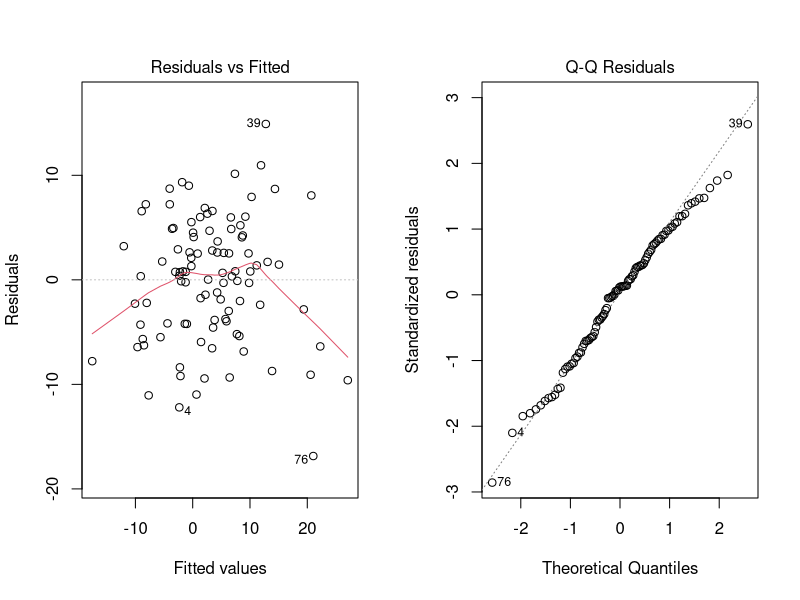
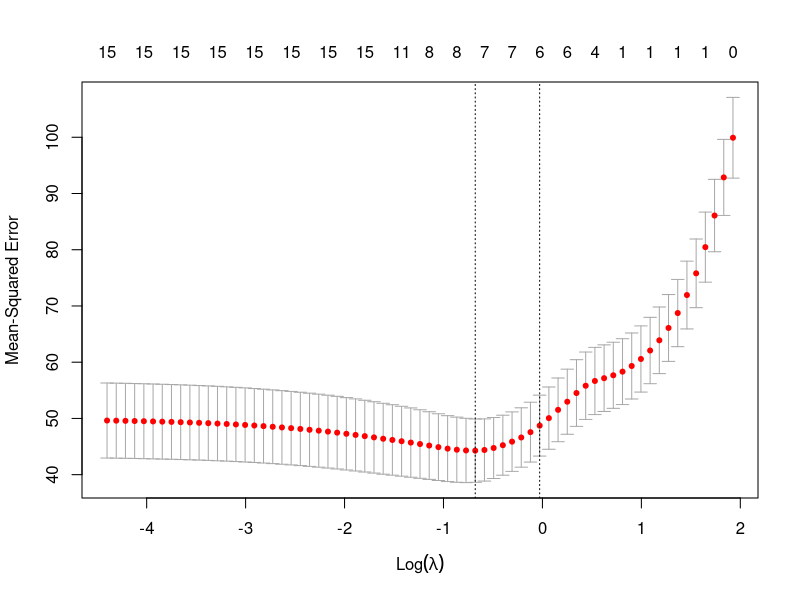
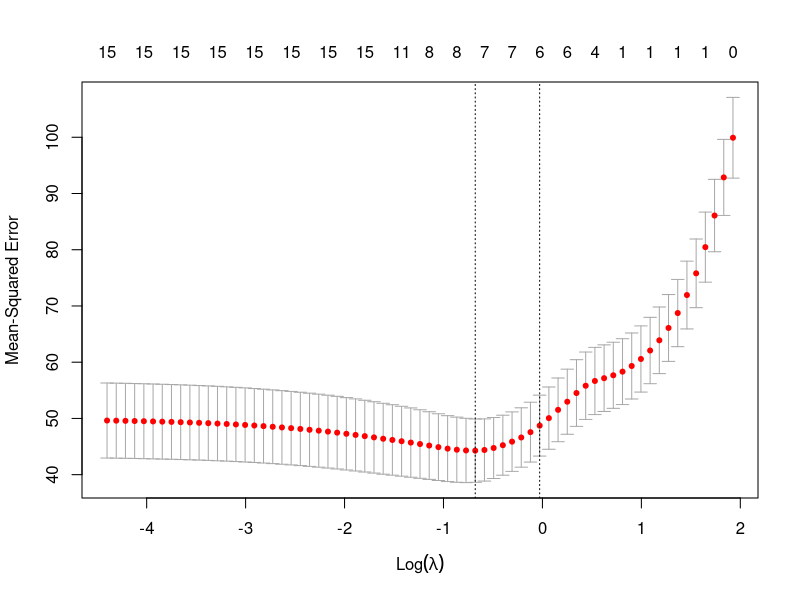

Source code (R) for these figures, in order:
## ---- chunk 1
setwd("C:/Users/n01654025/Downloads/STA6166/Final_project")
# Import the tab-delimited data as a data frame
data <- read.delim("STA6166_final_project_data.tsv", header = TRUE, sep = "\t")
library(lmtest)
library(leaps)
library(glmnet)
## ---- chunk 2
# Fit the full regression model
full_model <- lm(Y ~ ., data = data)
# Display regression results
summary(full_model)
## ---- chunk 3
# Refit the full model, as in the original script
full_model <- lm(Y ~ ., data = data)
# Perform the Breusch-Pagan test
bp_result <- bptest(full_model)
print(bp_result)
# Extract test statistic, p-value, and degrees of freedom
bp_result$statistic
bp_result$p.value
bp_result$parameter
## ---- chunk 4
full_model <- lm(Y ~ ., data = data)
# Extract OLS residuals
res <- residuals(full_model)
# Perform Shapiro-Wilk test
shapiro_result <- shapiro.test(res)
print(shapiro_result)
# Extract test statistic and p-value
shapiro_result$statistic
shapiro_result$p.value
## ---- chunk 5
full_model <- lm(Y ~ ., data = data)
# Display two plots side by side
par(mfrow = c(1, 2))
# (a) Residuals versus fitted values
plot(full_model, which = 1)
# (b) Normal Q-Q plot
plot(full_model, which = 2)
# Restore plotting layout
par(mfrow = c(1, 1))
## ---- chunk 6
full_model <- lm(Y ~ ., data = data)
null_model <- lm(Y ~ 1, data = data)
N <- nrow(data)
## ---- chunk 7
forward_AIC <- step(null_model,
  scope = list(lower = formula(null_model), upper = formula(full_model)),
  direction = "forward",
  k = 2, trace = 0)
summary(forward_AIC)
formula(forward_AIC)
AIC(forward_AIC)
## ---- chunk 8
backward_AIC <- step(full_model, direction = "backward", k = 2, trace = 0)
summary(backward_AIC)
formula(backward_AIC)
AIC(backward_AIC)
## ---- chunk 9
stepwise_AIC <- step(null_model,
  scope = list(lower = formula(null_model), upper = formula(full_model)),
  direction = "both",
  k = 2, trace = 0)
summary(stepwise_AIC)
formula(stepwise_AIC)
AIC(stepwise_AIC)
## ---- chunk 10
forward_BIC <- step(null_model,
  scope = list(lower = formula(null_model), upper = formula(full_model)),
  direction = "forward",
  k = log(N), trace = 0)
summary(forward_BIC)
formula(forward_BIC)
BIC(forward_BIC)
## ---- chunk 11
backward_BIC <- step(full_model, direction = "backward", k = log(N), trace = 0)
summary(backward_BIC)
formula(backward_BIC)
BIC(backward_BIC)
## ---- chunk 12
stepwise_BIC <- step(null_model,
  scope = list(lower = formula(null_model), upper = formula(full_model)),
  direction = "both",
  k = log(N), trace = 0)
summary(stepwise_BIC)
formula(stepwise_BIC)
BIC(stepwise_BIC)
## ---- chunk 13
forward_Cp <- regsubsets(Y ~ ., data = data, nvmax = 15, method = "forward")
results <- summary(forward_Cp)
# Select the model with minimum Cp
best_size <- which.min(results$cp)
# Selected coefficients, Cp, and predictor names
coef(forward_Cp, id = best_size)
results$cp[best_size]
names(coef(forward_Cp, id = best_size))[-1]
## ---- chunk 14
backward_Cp <- regsubsets(Y ~ ., data = data, nvmax = 15, method = "backward")
results <- summary(backward_Cp)
# Select the model with minimum Cp
best_size <- which.min(results$cp)
# Selected coefficients, Cp, and predictor names
coef(backward_Cp, id = best_size)
results$cp[best_size]
names(coef(backward_Cp, id = best_size))[-1]
## ---- chunk 15
stepwise_custom <- function(data, criterion = "Cp") {
  predictors <- setdiff(names(data), "Y")
  N <- nrow(data)
  # Full model for estimating residual variance
  full <- lm(Y ~ ., data = data)
  sigma2_full <- sum(resid(full)^2) / df.residual(full)
  TSS <- sum((data$Y - mean(data$Y))^2)
  # Score a candidate model
  evaluate <- function(vars) {
    f <- reformulate(vars, response = "Y")
    fit <- lm(f, data = data)
    RSS <- sum(resid(fit)^2)
    p <- length(coef(fit)) # Includes intercept
    if (criterion == "Cp") {
      score <- RSS / sigma2_full - N + 2 * p
    } else if (criterion == "adjR2") {
      score <- 1 - (RSS / (N - p)) / (TSS / (N - 1))
    } else {
      stop("Criterion must be Cp or adjR2")
    }
    score
  }
  # Start with intercept-only model
  selected <- character(0)
  current_score <- evaluate(selected)
  repeat {
    remaining <- setdiff(predictors, selected)
    # Candidate additions
    add_models <- lapply(remaining, function(v) c(selected, v))
    # Candidate removals
    remove_models <- lapply(selected, function(v) setdiff(selected, v))
    candidates <- c(add_models, remove_models)
    if (length(candidates) == 0) break
    scores <- vapply(candidates, evaluate, numeric(1))
    if (criterion == "Cp") {
      best <- which.min(scores)
      improved <- scores[best] < current_score - 1e-10
    } else {
      best <- which.max(scores)
      improved <- scores[best] > current_score + 1e-10
    }
    if (!improved) break
    selected <- candidates[[best]]
    current_score <- scores[best]
  }
  final_model <- lm(reformulate(selected, response = "Y"), data = data)
  list(model = final_model, selected = selected,
       criterion_value = current_score)
}
## ---- chunk 16
stepwise_Cp <- stepwise_custom(data = data, criterion = "Cp")
summary(stepwise_Cp$model)
formula(stepwise_Cp$model)
# Selected predictors and final Cp
stepwise_Cp$selected
stepwise_Cp$criterion_value
## ---- chunk 17
forward_adjR2 <- regsubsets(Y ~ ., data = data, nvmax = 15, method = "forward")
results <- summary(forward_adjR2)
# Choose the largest adjusted R-squared
best_size <- which.max(results$adjr2)
coef(forward_adjR2, id = best_size)
results$adjr2[best_size]
names(coef(forward_adjR2, id = best_size))[-1]
## ---- chunk 18
backward_adjR2 <- regsubsets(Y ~ ., data = data, nvmax = 15, method = "backward")
results <- summary(backward_adjR2)
# Choose the largest adjusted R-squared
best_size <- which.max(results$adjr2)
coef(backward_adjR2, id = best_size)
results$adjr2[best_size]
names(coef(backward_adjR2, id = best_size))[-1]
## ---- chunk 19
stepwise_adjR2 <- stepwise_custom(data = data, criterion = "adjR2")
summary(stepwise_adjR2$model)
formula(stepwise_adjR2$model)
# Selected predictors and final adjusted R-squared
stepwise_adjR2$selected
stepwise_adjR2$criterion_value
## ---- chunk 20
# Predictor matrix: X1 through X15
X <- as.matrix(data[, paste0("X", 1:15)])
# Response vector
Y <- data$Y
# Check dimensions
dim(X)
length(Y)
## ---- chunk 21
set.seed(6166)
cv_lasso <- cv.glmnet(x = X, y = Y, alpha = 1,
  nfolds = 10, family = "gaussian", type.measure = "mse",
  standardize = TRUE)
# Display cross-validation results
print(cv_lasso)
## ---- chunk 22
# Plot cross-validation MSE against lambda
plot(cv_lasso)
# Save plot as PDF
pdf("Question10_LASSO_CV.pdf", width = 8, height = 6)
plot(cv_lasso)
dev.off()
## ---- chunk 23
lambda_selected <- cv_lasso$lambda.min
lambda_selected
# Minimum cross-validation MSE
min(cv_lasso$cvm)
## ---- chunk 24
lasso_model <- glmnet(x = X, y = Y, alpha = 1,
  lambda = lambda_selected, family = "gaussian",
  standardize = TRUE)
# Display fitted model
print(lasso_model)
## ---- chunk 25
# Extract LASSO coefficients
lasso_coef <- coef(lasso_model)
print(lasso_coef)
# Convert sparse coefficients into a data frame
lasso_coef_df <- data.frame(
  Coefficient = rownames(lasso_coef),
  Estimate = as.numeric(lasso_coef)
)
print(lasso_coef_df)
## ---- chunk 26
# Exclude intercept
beta_lasso <- lasso_coef_df[-1, ]
# Identify predictors with nonzero coefficients
selected_predictors <- beta_lasso$Coefficient[
  beta_lasso$Estimate != 0
]
print(selected_predictors)
# Number of selected predictors
length(selected_predictors)
## ---- chunk 27
lasso_table <- data.frame(
  Coefficient = paste0("beta", 1:15),
  LASSO_Point_Estimate = as.numeric(
    lasso_coef[paste0("X", 1:15), 1]
  )
)
print(lasso_table)
# Optional: save as CSV
write.csv(lasso_table, "Question11_LASSO_Coefficients.csv",
          row.names = FALSE)
